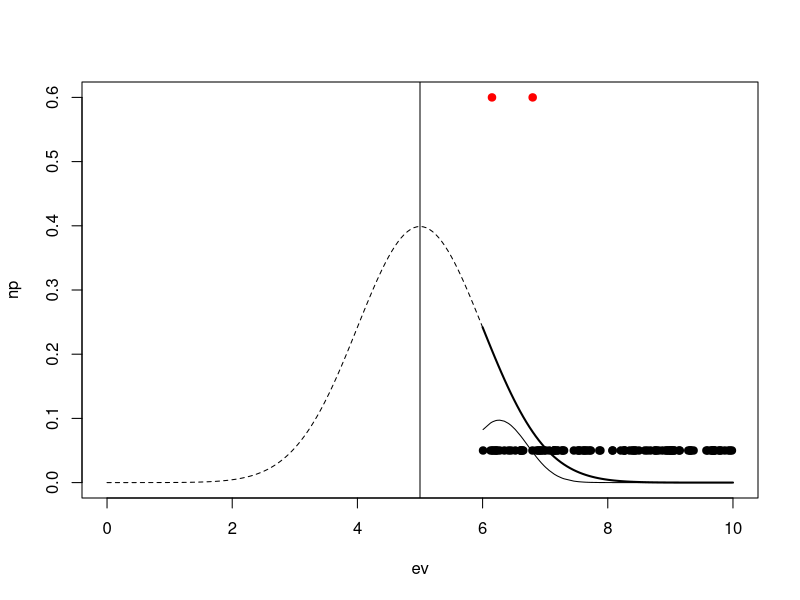
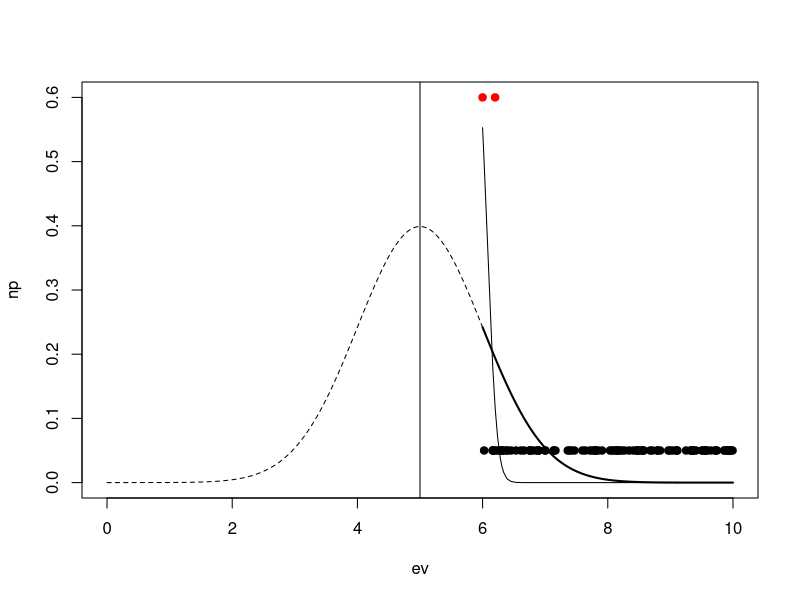
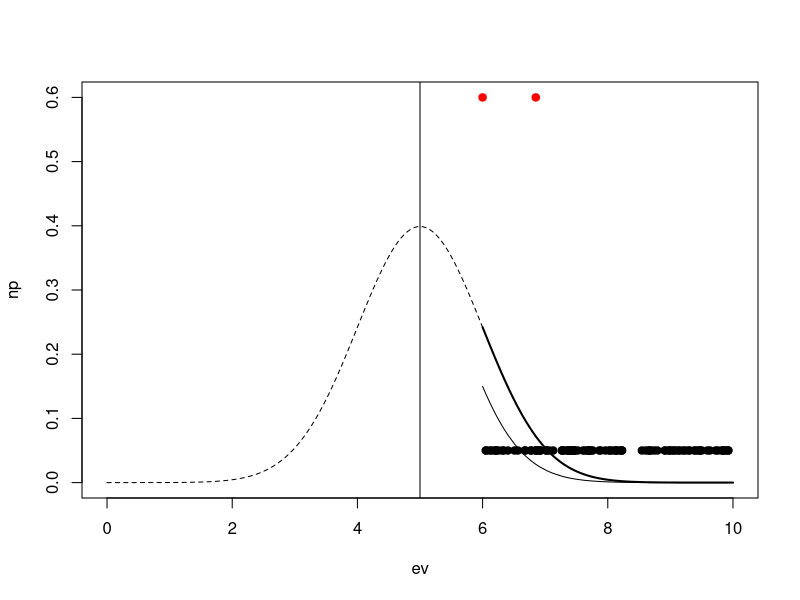
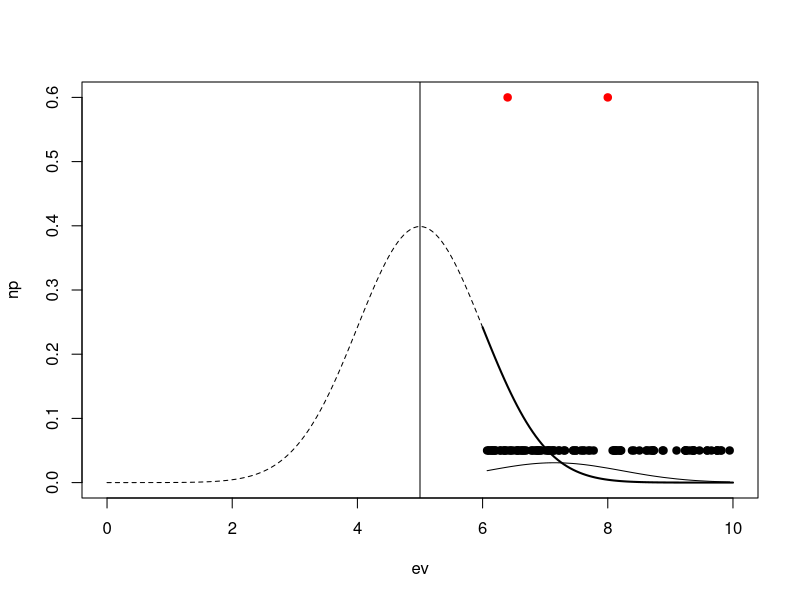
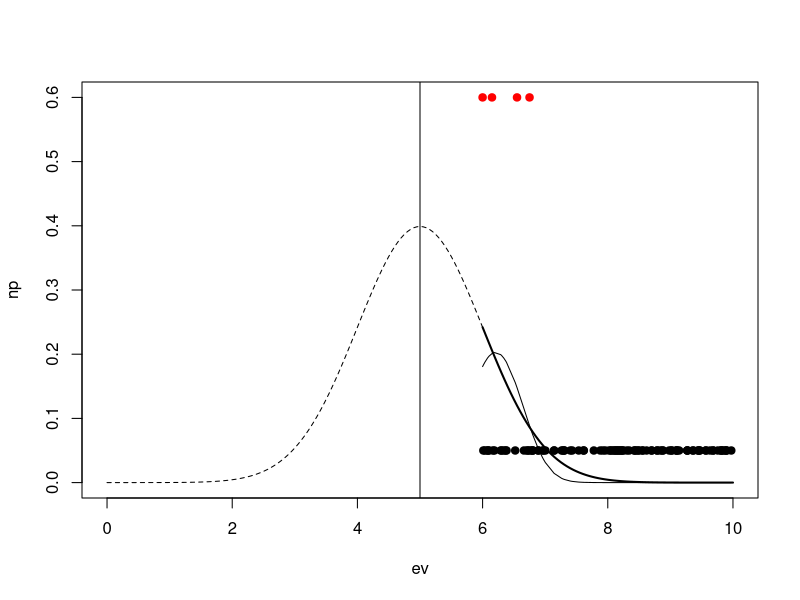
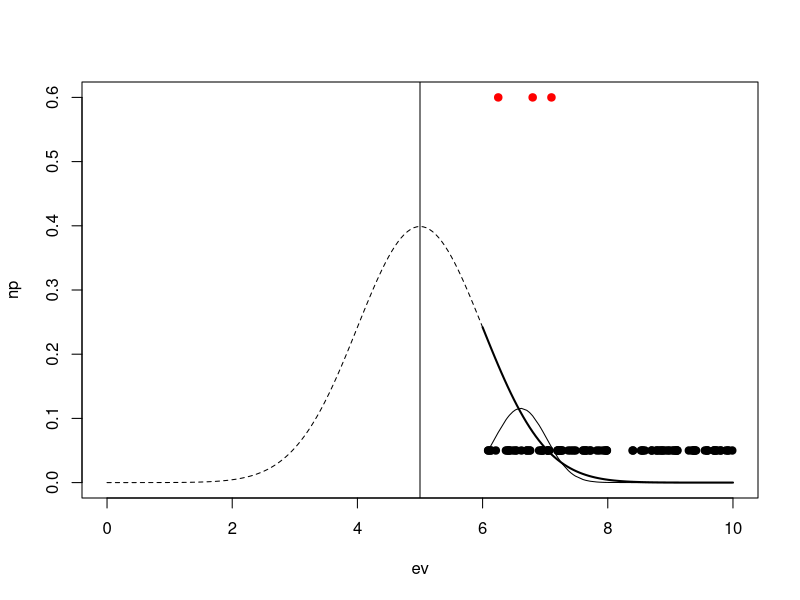
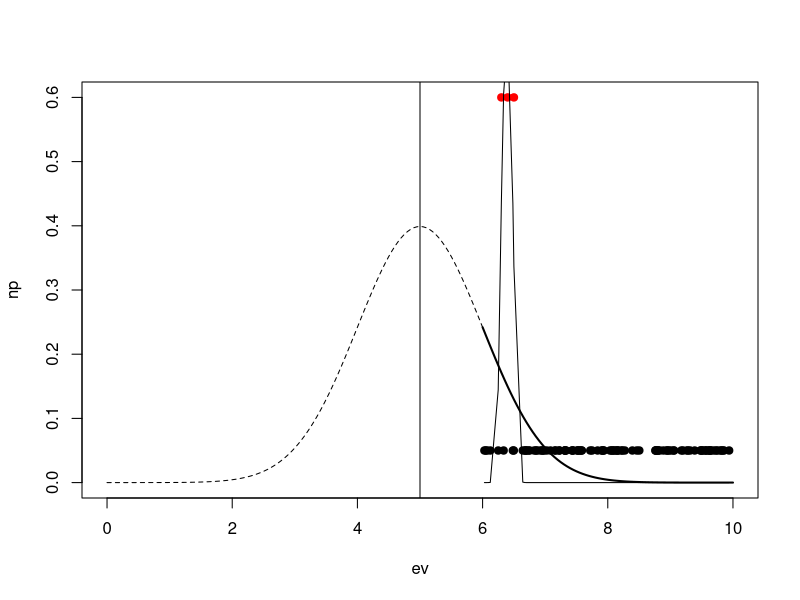
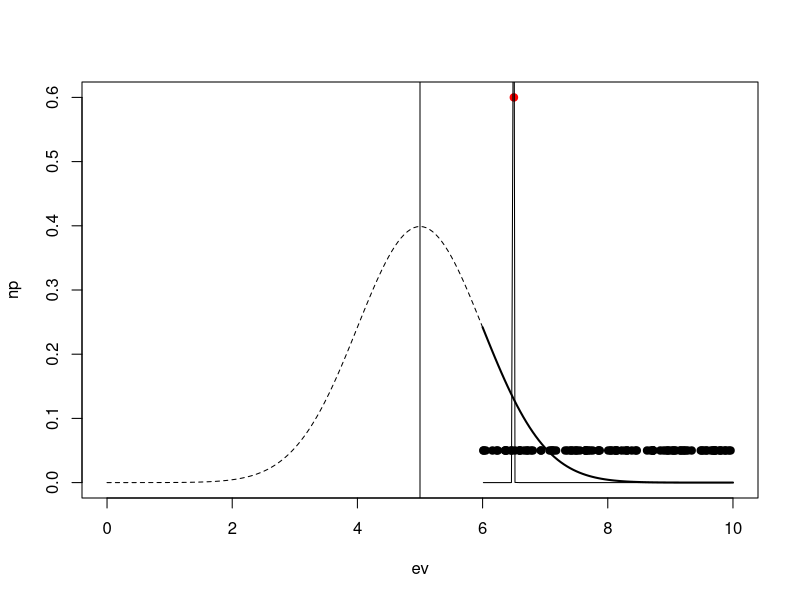

Recreate these plots in R, in order. (Note: this script raises an error after producing the figures.)
# overlapping niches, and mean niche values at one location (community)
rm(list=ls())

# assume equal niche breadth, and Guassian niche

evmin=6
evmax=10

nb <- 1
mn <- seq(0,10,by=0.5)
length(mn)
ev <- seq(evmin,evmax,by=0.05)
eva <- seq(0,evmin,by=0.05)
lev <- length(ev)
nreps <- 100

res <- data.frame(rep=1:nreps,pmn=NA,mwm=NA,mwa=NA,mpt=NA,mat=NA,opt=NA)

i=1
for (i in 1:nreps) {
  np <- dnorm(ev,mn[11],nb)
  npa <- dnorm(eva,mn[11],nb)
  pa <- rbinom(lev,1,dnorm(ev,mn[11],nb))
  p <- which(pa==1)
  psa <- runif(100,evmin,evmax)
  
  plot(ev,np,type='l',ylim=c(0,0.6),xlim=c(0,10),lwd=2)
  points(eva,npa,type='l',ylim=c(0,0.6),xlim=c(2,8),lty=2)
  points(ev[p],rep(0.6,length(p)),pch=19,col='red')
  points(psa,rep(0.05,length(psa)),pch=19)
  abline(v=mn[11])
  
  # now estimate niche with gaussian model
  allpa <- data.frame(e=c(ev[p],psa),pa=0)
  dim(allpa)
  allpa
  allpa$pa[1:length(p)] <- 1
  allpa$e2 <- allpa$e^2
  #plot(allpa)
  fit <- glm(pa~e+e2,data=allpa,family = 'binomial')
  allpa$pval <- fitted(fit,type='response')
  points(pval~e,data=allpa[order(allpa$e),],pch=10,type='l')
  
  (res$pmn[i] <- mean(ev[p]))
  (res$mwm[i] <- weighted.mean(ev[p],allpa$pval[allpa$pa==1]))
  (res$mwa[i] <- weighted.mean(allpa$e,allpa$pval))
  (res$mpt[i] <- ev[p[which.max(allpa$pval[allpa$pa==1])]])
  (res$mat[i] <- allpa$e[which.max(allpa$pval)])
  (res$opt[i] <- mn[11])
}
res
head(res)
round(apply(res[,-1],2,mean,na.rm=T),2)
round(apply(res[,-1],2,sd,na.rm=T),3)
### community figure

# cc <- data.frame(mn=mn,dens=NA)
# plot(ev,np,type='n',ylim=c(0,0.5))
# for (i in 1:length(mn)) {
#   cc$dens[i] <- dnorm(cv,mn[i])
#   points(ev,dnorm(ev,mn[i]),nb,type='l')
# }
# abline(v=c(0.5,5))
# weighted.mean(cc$mn,cc$dens)
